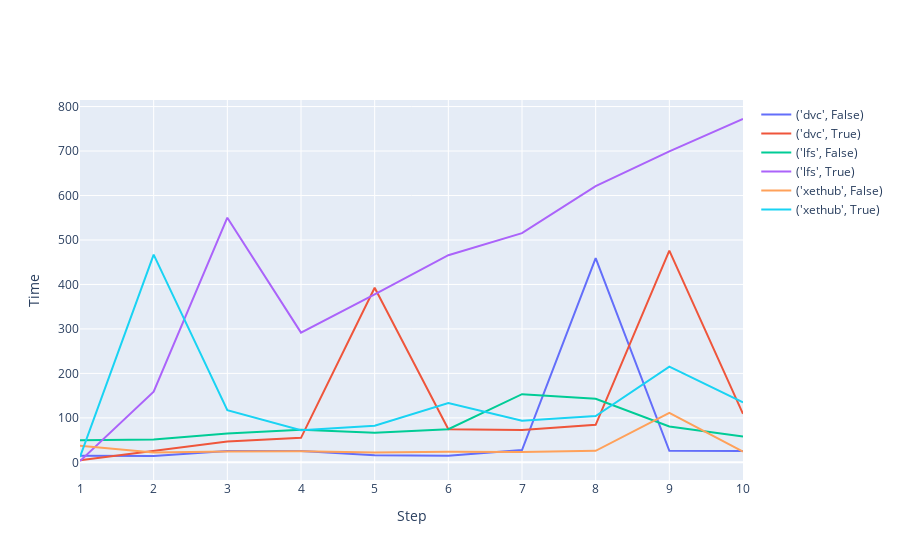

Here is the notebook cell this chart was saved with:
### Code cell
groups = df.groupby(['tech','merged'])

fig = go.Figure()
for name, group in groups:
    fig.add_trace(go.Scatter(x=group['step'], y=group['time'], mode='lines', name=str(name)))
fig.update_layout(
    xaxis_title='Step',
    yaxis_title='Time'
)
fig.show()

### Figure 1 — Plotly figure (JSON) as saved in the notebook; plotly's stock layout.template omitted (floating-point values rounded to 4 significant figures)
{"data": [{"mode": "lines", "name": "('dvc', False)", "type": "scatter", "x": [1, 2, 3, 4, 5, 6, 7, 8, 9, 10], "y": [14.9, 14.25, 25.6, 25.54, 16.16, 14.64, 27.56, 459.2, 25.99, 25.63]}, {"mode": "lines", "name": "('dvc', True)", "type": "scatter", "x": [1, 2, 3, 4, 5, 6, 7, 8, 9, 10], "y": [4.737, 26.29, 46.78, 55.1, 392.6, 74.57, 72.91, 84.33, 475.9, 109.1]}, {"mode": "lines", "name": "('lfs', False)", "type": "scatter", "x": [1, 2, 3, 4, 5, 6, 7, 8, 9, 10], "y": [49.54, 51.22, 65.13, 73.58, 66.47, 74.64, 153.3, 142.9, 80.6, 57.95]}, {"mode": "lines", "name": "('lfs', True)", "type": "scatter", "x": [1, 2, 3, 4, 5, 6, 7, 8, 9, 10], "y": [3.041, 158.9, 550.1, 291.7, 377.5, 465.7, 515.4, 621.1, 699.0, 772.0]}, {"mode": "lines", "name": "('xethub', False)", "type": "scatter", "x": [1, 2, 3, 4, 5, 6, 7, 8, 9, 10], "y": [37.28, 22.37, 24.46, 25.1, 22.33, 23.77, 23.37, 25.96, 111.4, 24.24]}, {"mode": "lines", "name": "('xethub', True)", "type": "scatter", "x": [1, 2, 3, 4, 5, 6, 7, 8, 9, 10], "y": [12.38, 467.1, 117.3, 72.29, 82.19, 133.1, 93.54, 104.3, 215.0, 134.7]}], "layout": {"autosize": true, "xaxis": {"autorange": true, "range": [1, 10], "title": {"text": "Step"}, "type": "linear"}, "yaxis": {"autorange": true, "range": [-39.68, 814.7], "title": {"text": "Time"}, "type": "linear"}}}
